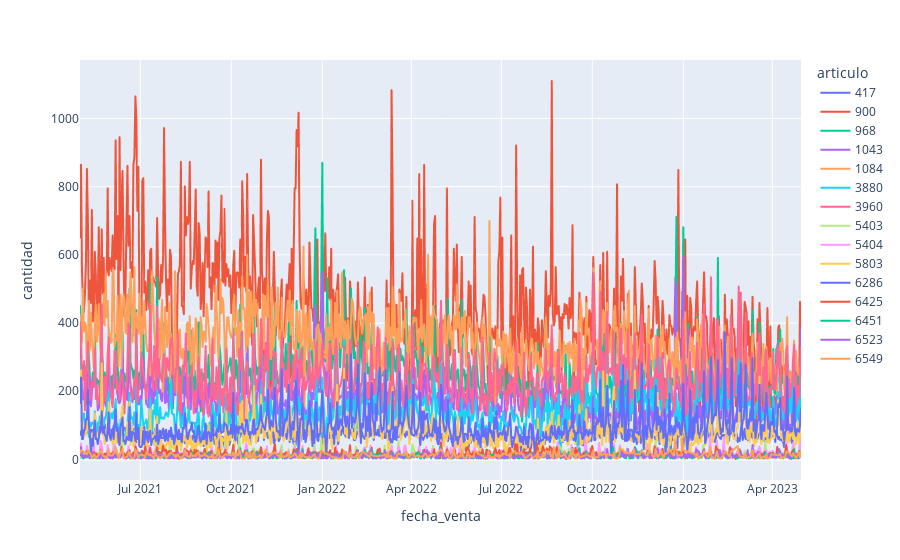

Source (notebook cell):
### Markdown cell above
9. Crea un gráfico de la evolución temporal por artículo de la variable "cantidad".

### Code cell
# Agrupamos las ventas por artículo y por día, sumando la cantidad vendida
grupo = vt.groupby(["articulo", pd.Grouper(key="fecha_venta", freq="1D")])["cantidad"].sum().reset_index()

# Gráfico de líneas mostrando la evolución diaria de la cantidad vendida por artículo
fig = px.line(grupo, x="fecha_venta", y="cantidad", color="articulo")
fig.show()

### Figure 1 — Plotly figure (JSON) as saved in the notebook; plotly's stock layout.template omitted (floating-point values rounded to 4 significant figures; data arrays with more than 128 entries replaced by an {"elided": "..."} marker saying what was removed)
{"data": [{"hovertemplate": "articulo=417<br>fecha_venta=%{x}<br>cantidad=%{y}<extra></extra>", "legendgroup": "417", "line": {"color": "#636efa", "dash": "solid"}, "marker": {"symbol": "circle"}, "mode": "lines", "name": "417", "showlegend": true, "type": "scattergl", "x": {"elided": "730 str values"}, "xaxis": "x", "y": {"elided": "730 float values"}, "yaxis": "y"}, {"hovertemplate": "articulo=900<br>fecha_venta=%{x}<br>cantidad=%{y}<extra></extra>", "legendgroup": "900", "line": {"color": "#EF553B", "dash": "solid"}, "marker": {"symbol": "circle"}, "mode": "lines", "name": "900", "showlegend": true, "type": "scattergl", "x": {"elided": "730 str values"}, "xaxis": "x", "y": {"elided": "730 float values"}, "yaxis": "y"}, {"hovertemplate": "articulo=968<br>fecha_venta=%{x}<br>cantidad=%{y}<extra></extra>", "legendgroup": "968", "line": {"color": "#00cc96", "dash": "solid"}, "marker": {"symbol": "circle"}, "mode": "lines", "name": "968", "showlegend": true, "type": "scattergl", "x": {"elided": "730 str values"}, "xaxis": "x", "y": {"elided": "730 float values"}, "yaxis": "y"}, {"hovertemplate": "articulo=1043<br>fecha_venta=%{x}<br>cantidad=%{y}<extra></extra>", "legendgroup": "1043", "line": {"color": "#ab63fa", "dash": "solid"}, "marker": {"symbol": "circle"}, "mode": "lines", "name": "1043", "showlegend": true, "type": "scattergl", "x": {"elided": "730 str values"}, "xaxis": "x", "y": {"elided": "730 float values"}, "yaxis": "y"}, {"hovertemplate": "articulo=1084<br>fecha_venta=%{x}<br>cantidad=%{y}<extra></extra>", "legendgroup": "1084", "line": {"color": "#FFA15A", "dash": "solid"}, "marker": {"symbol": "circle"}, "mode": "lines", "name": "1084", "showlegend": true, "type": "scattergl", "x": {"elided": "730 str values"}, "xaxis": "x", "y": {"elided": "730 float values"}, "yaxis": "y"}, {"hovertemplate": "articulo=3880<br>fecha_venta=%{x}<br>cantidad=%{y}<extra></extra>", "legendgroup": "3880", "line": {"color": "#19d3f3", "dash": "solid"}, "marker": {"symbol": "circle"}, "mode": "lines", "name": "3880", "showlegend": true, "type": "scattergl", "x": {"elided": "730 str values"}, "xaxis": "x", "y": {"elided": "730 float values"}, "yaxis": "y"}, {"hovertemplate": "articulo=3960<br>fecha_venta=%{x}<br>cantidad=%{y}<extra></extra>", "legendgroup": "3960", "line": {"color": "#FF6692", "dash": "solid"}, "marker": {"symbol": "circle"}, "mode": "lines", "name": "3960", "showlegend": true, "type": "scattergl", "x": {"elided": "730 str values"}, "xaxis": "x", "y": {"elided": "730 float values"}, "yaxis": "y"}, {"hovertemplate": "articulo=5403<br>fecha_venta=%{x}<br>cantidad=%{y}<extra></extra>", "legendgroup": "5403", "line": {"color": "#B6E880", "dash": "solid"}, "marker": {"symbol": "circle"}, "mode": "lines", "name": "5403", "showlegend": true, "type": "scattergl", "x": {"elided": "627 str values"}, "xaxis": "x", "y": {"elided": "627 float values"}, "yaxis": "y"}, {"hovertemplate": "articulo=5404<br>fecha_venta=%{x}<br>cantidad=%{y}<extra></extra>", "legendgroup": "5404", "line": {"color": "#FF97FF", "dash": "solid"}, "marker": {"symbol": "circle"}, "mode": "lines", "name": "5404", "showlegend": true, "type": "scattergl", "x": {"elided": "636 str values"}, "xaxis": "x", "y": {"elided": "636 float values"}, "yaxis": "y"}, {"hovertemplate": "articulo=5803<br>fecha_venta=%{x}<br>cantidad=%{y}<extra></extra>", "legendgroup": "5803", "line": {"color": "#FECB52", "dash": "solid"}, "marker": {"symbol": "circle"}, "mode": "lines", "name": "5803", "showlegend": true, "type": "scattergl", "x": {"elided": "727 str values"}, "xaxis": "x", "y": {"elided": "727 float values"}, "yaxis": "y"}, {"hovertemplate": "articulo=6286<br>fecha_venta=%{x}<br>cantidad=%{y}<extra></extra>", "legendgroup": "6286", "line": {"color": "#636efa", "dash": "solid"}, "marker": {"symbol": "circle"}, "mode": "lines", "name": "6286", "showlegend": true, "type": "scattergl", "x": {"elided": "728 str values"}, "xaxis": "x", "y": {"elided": "728 float values"}, "yaxis": "y"}, {"hovertemplate": "articulo=6425<br>fecha_venta=%{x}<br>cantidad=%{y}<extra></extra>", "legendgroup": "6425", "line": {"color": "#EF553B", "dash": "solid"}, "marker": {"symbol": "circle"}, "mode": "lines", "name": "6425", "showlegend": true, "type": "scattergl", "x": {"elided": "729 str values"}, "xaxis": "x", "y": {"elided": "729 float values"}, "yaxis": "y"}, {"hovertemplate": "articulo=6451<br>fecha_venta=%{x}<br>cantidad=%{y}<extra></extra>", "legendgroup": "6451", "line": {"color": "#00cc96", "dash": "solid"}, "marker": {"symbol": "circle"}, "mode": "lines", "name": "6451", "showlegend": true, "type": "scattergl", "x": {"elided": "657 str values"}, "xaxis": "x", "y": {"elided": "657 float values"}, "yaxis": "y"}, {"hovertemplate": "articulo=6523<br>fecha_venta=%{x}<br>cantidad=%{y}<extra></extra>", "legendgroup": "6523", "line": {"color": "#ab63fa", "dash": "solid"}, "marker": {"symbol": "circle"}, "mode": "lines", "name": "6523", "showlegend": true, "type": "scattergl", "x": {"elided": "682 str values"}, "xaxis": "x", "y": {"elided": "682 float values"}, "yaxis": "y"}, {"hovertemplate": "articulo=6549<br>fecha_venta=%{x}<br>cantidad=%{y}<extra></extra>", "legendgroup": "6549", "line": {"color": "#FFA15A", "dash": "solid"}, "marker": {"symbol": "circle"}, "mode": "lines", "name": "6549", "showlegend": true, "type": "scattergl", "x": {"elided": "426 str values"}, "xaxis": "x", "y": {"elided": "426 float values"}, "yaxis": "y"}], "layout": {"legend": {"title": {"text": "articulo"}, "tracegroupgap": 0}, "margin": {"t": 60}, "xaxis": {"anchor": "y", "domain": [0, 1], "title": {"text": "fecha_venta"}}, "yaxis": {"anchor": "x", "domain": [0, 1], "title": {"text": "cantidad"}}}}
